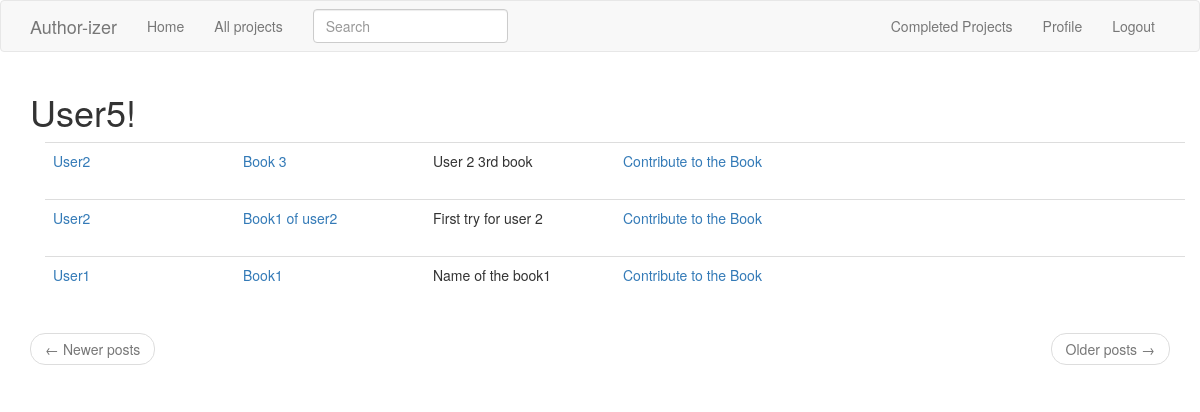
Screenshot of /explore (signed in) with the database file from the repository.
### app/models.py (models this page shows, shortened)
class User(UserMixin, db.Model):
    id = db.Column(db.Integer, primary_key=True )
    username = db.Column(db.String(64), index=True, unique=True)
    email = db.Column(db.String(120), index=True, unique=True)
    password_hash = db.Column(db.String(128))
    posts = db.relationship('Post', backref='author', lazy='dynamic')
    about_me = db.Column(db.String(140))
    last_seen = db.Column(db.DateTime, default=datetime.utcnow)
    followed = db.relationship(
        'User', secondary=followers,
        primaryjoin=(followers.c.follower_id == id),
        secondaryjoin=(followers.c.followed_id == id),
        backref=db.backref('followers', lazy='dynamic'), lazy='dynamic')

class SearchableMixin(object):
    @classmethod
    def before_commit(cls, session):
        session._changes = {
            'add': list(session.new),
            'update': list(session.dirty),
            'delete': list(session.deleted)
        }
    @classmethod
    def after_commit(cls, session):
        for obj in session._changes['add']:
            if isinstance(obj, SearchableMixin):
                add_to_index(obj.__tablename__, obj)
        for obj in session._changes['update']:
            if isinstance(obj, SearchableMixin):
                add_to_index(obj.__tablename__, obj)
        for obj in session._changes['delete']:
            if isinstance(obj, SearchableMixin):
                remove_from_index(obj.__tablename__, obj)
        session._changes = None

class Post(SearchableMixin, db.Model):
    __searchable__ = ['body']
    id = db.Column(db.Integer, primary_key=True)
    body = db.Column(db.Text)
    title= db.Column(db.String(140))
    subtitle=db.Column(db.String(200))
    timestamp = db.Column(db.DateTime, index=True, default=datetime.utcnow)
    user_id = db.Column(db.Integer, db.ForeignKey('user.id', ondelete="CASCADE"))
    contributes = db.relationship('Contribute', backref='contrib', lazy='dynamic')
    completed= db.Column(db.Boolean, default=False)

### app/routes.py (the view)
@app.route('/explore')
@login_required
def explore():
    form_2=RatingForm ()
    page = request.args.get('page', 1, type=int)
    posts = Post.query.order_by(Post.timestamp.desc()).paginate(
        page, app.config['POSTS_PER_PAGE'], False)
    next_url = url_for('explore', page=posts.next_num) \
        if posts.has_next else None
    prev_url = url_for('explore', page=posts.prev_num) \
        if posts.has_prev else None
    return render_template('index.html', title='Open projects', posts=posts.items, form_2=form_2,
                           next_url=next_url, prev_url=prev_url)

### app/forms.py
class SearchForm(FlaskForm):
    q = StringField(('Search'), validators=[DataRequired()])
    def __init__(self, *args, **kwargs):
        if 'formdata' not in kwargs:
            kwargs['formdata'] = request.args
        if 'csrf_enabled' not in kwargs:
            kwargs['csrf_enabled'] = False
        super(SearchForm, self).__init__(*args, **kwargs)

class RatingForm(FlaskForm):
    rating = RadioField('Rating', choices=[('1'),('2'), ('3'), ('4'), ('5')], validators=[DataRequired()])
    submit = SubmitField('Submit')

### app/models.py (called while the page is built)
@login.user_loader
def load_user(id):
    return User.query.get(int(id))

### app/routes.py (called while the page is built)
@app.before_request
def before_request():
    if current_user.is_authenticated:
        current_user.last_seen = datetime.utcnow()
        db.session.commit()
        g.search_form = SearchForm()

### app/templates/index.html (shortened to what this page needs)
{% extends "base.html" %}
{% import 'bootstrap/wtf.html' as wtf %}
{% block app_content %}
    <h1>{{ current_user.username.capitalize() }}!</h1>
    {% for post in posts %}
        {%if post.completed!=1 %}
        {% include '_post.html' %}
        {%endif%}
    {% endfor %}
    <nav aria-label="...">
        <ul class="pager">
            <li class="previous{% if not prev_url %} disabled{% endif %}">
                <a href="{{ prev_url or '#' }}">
                    <span aria-hidden="true">&larr;</span> Newer posts
                </a>
            </li>
            <li class="next{% if not next_url %} disabled{% endif %}">
                <a href="{{ next_url or '#' }}">
                    Older posts <span aria-hidden="true">&rarr;</span>
                </a>
            </li>
        </ul>
    </nav>
{% endblock %}

### app/templates/_post.html (shortened to what this page needs)
<div class="container">
<table class="table table-hover ">
    <tr class='row'>
        <td class=" col-sm-2">
            <a href="{{ url_for('user', username=post.author.username) }}">
                {{ post.author.username.capitalize() }}
            </a>
        </td>
        <td class="col-sm-2">
            <a href="{{ url_for('read_post', id=post.id) }}">
            {{ post.title.capitalize() }}
            </a>
        </td>
        <td class="col-sm-2 ">
            {{ post.subtitle.capitalize() }}
        </td>
        <td class="col -sm-2">
            {%if post.author.username != current_user.username and not post.completed%}
                <a href="{{ url_for('contribute', id=post.id)}}"> Contribute to the Book </a>
            {%elif not post.completed %}
                <a href="{{url_for('edit_post' , id=post.id)}}"> Edit Your Book</a>
            {%endif %}
        </td>
        <td class="col-sm-2 ">
        </td>
    </tr>
</table>
</div>

### rows the page displays
User: username "User5"
Post: author.username "User2", title "Book 3", subtitle "User 2 3rd book"
Post: author.username "User2", title "Book1 of user2", subtitle "First try for user 2"
Post: author.username "User1", title "Book1", subtitle "Name of the book1"
